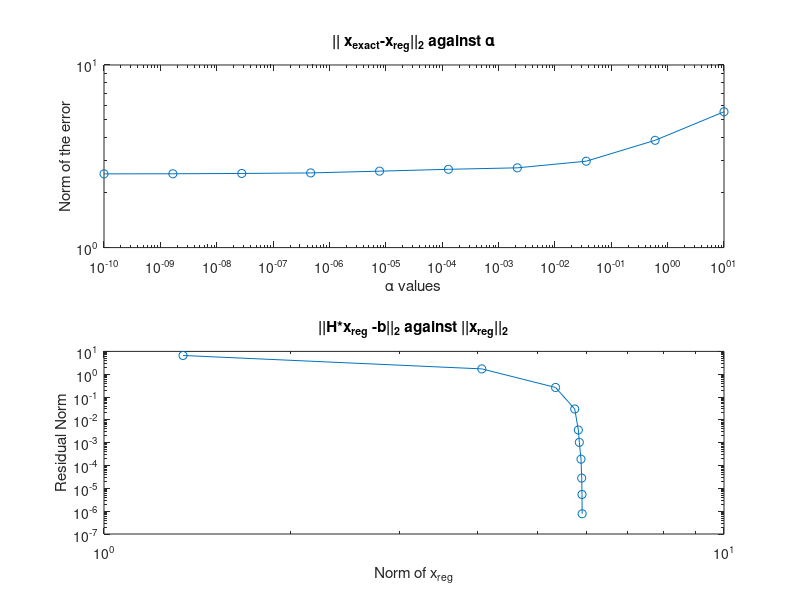

Write the MATLAB code that produced this figure.

%Exercise 5.c

rng('default');

n = 100;

alpha_values = logspace(-10, 1, 10); % Choose 10 different values of alpha

a_numValues=size(alpha_values,1);   
% Initialize arrays to store results so as to plot them later
error_norms_alpha = zeros(a_numValues);  %(I) array of errors norms || x_exact-x_reg||_2
residual_norms = zeros(a_numValues);     %(II) array of norm ||H*x -b||_2 
x_reg_norm_arr=zeros(a_numValues);       %(II) array of x_reg norms ||x_reg||_2

% Generate Hilbert matrix
H = hilb(n);

% Generate x_exact and b
x_exact = rand(n, 1);

%Calculate b
b = H * x_exact;

% Loop over different values of alpha
for i = 1:length(alpha_values)
    alpha = alpha_values(i);
    
    % Solve the regularized problem using Tikhonov regularization
    x_reg = (H' * H + alpha * eye(n)) \ (H' * b);
    
    % Calculate the norm of the error
    error_norms_alpha(i) = norm(x_exact - x_reg, 2);
    
    % Calculate the norm ||H*x_reg -b||_2
    residual_norms(i) = norm(H * x_reg - b, 2);
    
    %Calculate the norm ||x_reg||_2
    x_reg_norm_arr(i)=norm(x_reg,2);

end

% Plot results
figure;
subplot(2, 1, 1);
loglog(alpha_values, error_norms_alpha, '-o');
xlabel('\alpha values');
ylabel('Norm of the error'); 
title('|| x_{exact}-x_{reg}||_2 against \alpha');

subplot(2, 1, 2);
loglog(x_reg_norm_arr,residual_norms, '-o');
xlabel('Norm of x_{reg}');
ylabel('Residual Norm');
title('||H*x_{reg} -b||_2 against ||x_{reg}||_2');
